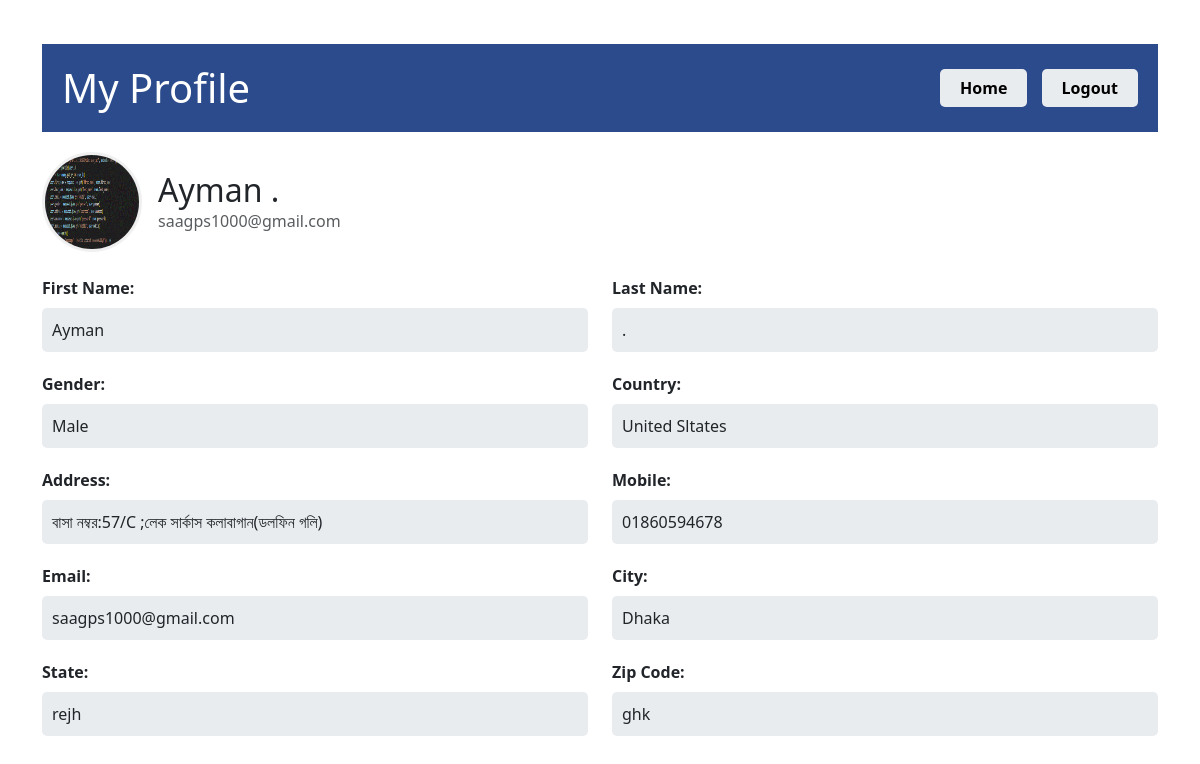
The page /profile/2 on the database its author committed.
### Final (2)/models.py (models this page shows, shortened)
class User(db.Model):
    id = db.Column(db.Integer, primary_key=True)
    email = db.Column(db.String(100), unique=True, nullable=False)
    password = db.Column(db.String(200), nullable=False)
    role = db.Column(db.String(20), default="user")  # "user" or "admin"
    first_name = db.Column(db.String(50))
    last_name = db.Column(db.String(50))
    mobile = db.Column(db.String(20))
    gender = db.Column(db.String(10))
    address = db.Column(db.Text)
    city = db.Column(db.String(50))
    state = db.Column(db.String(50))
    zip_code = db.Column(db.String(20))
    country = db.Column(db.String(50))
    latitude = db.Column(db.Float)
    longitude = db.Column(db.Float)
    profile_image = db.Column(db.String(255))
    is_online = db.Column(db.Boolean, default=False)
    last_seen = db.Column(db.DateTime, default=datetime.utcnow)
    created_at = db.Column(db.DateTime, default=datetime.utcnow)
    reviews = db.relationship('Review', backref='user', lazy=True, cascade="all, delete-orphan")
    installments = db.relationship('Installment', backref='user', lazy=True, cascade="all, delete-orphan")
    sent_messages = db.relationship('ChatMessage', foreign_keys='ChatMessage.sender_id', backref='sender', lazy=True)
    received_messages = db.relationship('ChatMessage', foreign_keys='ChatMessage.receiver_id', backref='receiver', lazy=True)
    donations_made = db.relationship('Donation', foreign_keys='Donation.donor_id', backref='donor', lazy=True)
    donations_received = db.relationship('Donation', foreign_keys='Donation.recipient_id', backref='recipient', lazy=True)
    listings = db.relationship('Listing', backref='owner', lazy=True, cascade="all, delete-orphan")
    cart_items = db.relationship('CartItem', backref='user', lazy=True, cascade="all, delete-orphan")
    wishlist_items = db.relationship('WishlistItem', backref='user', lazy=True, cascade="all, delete-orphan")
    trades_initiated = db.relationship('Trade', foreign_keys='Trade.initiator_id', backref='initiator', lazy=True)
    trades_received = db.relationship('Trade', foreign_keys='Trade.receiver_id', backref='receiver', lazy=True)
    notifications = db.relationship('Notification', backref='user', lazy=True, cascade="all, delete-orphan")
    reviews_given = db.relationship('UserReview', foreign_keys='UserReview.reviewer_id', backref='reviewer', lazy=True)
    reviews_received = db.relationship('UserReview', foreign_keys='UserReview.reviewed_id', backref='reviewed', lazy=True)

### Final (2)/app.py (the view)
@app.route("/profile/<int:user_id>")
def user_profile(user_id):
    user = User.query.get_or_404(user_id)
    reviews = UserReview.query.filter_by(reviewed_id=user_id).all()
    if reviews:
        avg_rating = sum(review.rating for review in reviews) / len(reviews)
    else:
        avg_rating = 0
    active_listings = Listing.query.filter_by(
        user_id=user_id,
        is_active=True
    ).order_by(Listing.created_at.desc()).limit(4).all()
    return render_template(
        "user_profile.html",
        user=user,
        reviews=reviews,
        avg_rating=avg_rating,
        active_listings=active_listings
    )

### Final (2)/templates/user_profile.html (shortened to what this page needs)
<!DOCTYPE html>
<html lang="en">
<head>
    <link rel="stylesheet" href="{{ url_for('static', filename='styles.css') }}">
    <link rel="stylesheet" href="https://cdn.jsdelivr.net/npm/bootstrap@5.3.0/dist/css/bootstrap.min.css">
    <link rel="stylesheet" href="https://cdn.jsdelivr.net/npm/bootstrap-icons@1.10.5/font/bootstrap-icons.css">
</head>
    <div class="container mt-4">
        <div class="profile-header d-flex justify-content-between align-items-center">
            <h1 class="mb-0">My Profile</h1>
            <div>
                <a href="/home" class="header-button">Home</a>
                <a href="/logout" class="header-button">Logout</a>
            </div>
        </div>
        <div class="profile-info">
            <div class="d-flex justify-content-between align-items-center mb-4">
                <div class="d-flex align-items-center">
                    <div class="profile-avatar me-3 d-flex justify-content-center align-items-center">
                        {% if user.profile_image %}
                            <img src="{{ url_for('static', filename='uploads/profiles/' + user.profile_image) }}" class="w-100 h-100 rounded-circle" alt="{{ user.first_name }} {{ user.last_name }}">
                        {% else %}
                            <span class="fs-1 text-secondary">{{ user.first_name[0] }}{{ user.last_name[0] }}</span>
                        {% endif %}
                    </div>
                    <div>
                        <h2 class="mb-0">{{ user.first_name }} {{ user.last_name }}</h2>
                        <p class="text-muted mb-0">{{ user.email }}</p>
                    </div>
                </div>
            </div>
            <div class="row info-row">
                <div class="col-md-6">
                    <label class="fw-bold mb-2">First Name:</label>
                    <div class="info-field">{{ user.first_name }}</div>
                </div>
                <div class="col-md-6">
                    <label class="fw-bold mb-2">Last Name:</label>
                    <div class="info-field">{{ user.last_name }}</div>
                </div>
            </div>
            <div class="row info-row">
                <div class="col-md-6">
                    <label class="fw-bold mb-2">Gender:</label>
                    <div class="info-field">{{ user.gender }}</div>
                </div>
                <div class="col-md-6">
                    <label class="fw-bold mb-2">Country:</label>
                    <div class="info-field">{{ user.country }}</div>
                </div>
            </div>
            <div class="row info-row">
                <div class="col-md-6">
                    <label class="fw-bold mb-2">Address:</label>
                    <div class="info-field">{{ user.address }}</div>
                </div>
                <div class="col-md-6">
                    <label class="fw-bold mb-2">Mobile:</label>
                    <div class="info-field">{{ user.mobile }}</div>
                </div>
            </div>
            <div class="row info-row">
                <div class="col-md-6">
                    <label class="fw-bold mb-2">Email:</label>
                    <div class="info-field">{{ user.email }}</div>
                </div>
                <div class="col-md-6">
                    <label class="fw-bold mb-2">City:</label>
                    <div class="info-field">{{ user.city }}</div>
                </div>
            </div>
            <div class="row info-row">
                <div class="col-md-6">
                    <label class="fw-bold mb-2">State:</label>
                    <div class="info-field">{{ user.state }}</div>
                </div>
                <div class="col-md-6">
                    <label class="fw-bold mb-2">Zip Code:</label>
                    <div class="info-field">{{ user.zip_code }}</div>
                </div>
            </div>
        </div>
    </div>

### Final (2)/static/styles.css (style rules this page uses)
.container { max-width: 500px; padding: 20px; margin-top: 50px; }

### Final (2)/templates/user_profile.html (style rules this page uses)
.profile-header { background-color: #2b4b8c ; color: white; padding: 20px; margin-bottom: 20px; }
.profile-avatar { width: 100px; height: 100px; border-radius: 50%; object-fit: cover; background-color: #e9ecef; border: 3px solid #f0f0f0; }
.profile-info { padding: 20 px; }
.info-row { margin-bottom: 20px; }
.info-field { background-color: #e9ecef; padding: 10px; border-radius: 5px; width: 100%; display: block; }
.header-button { background-color: #e9ecef; color: #000000; border: none; padding: 8px 20px; margin-left: 10px; border-radius: 5px; font-weight: bold; text-decoration: none; }

### rows shown on the page
User: profile_image (picture), first_name "Ayman", last_name ".", email "saagps1000@gmail.com", gender "Male", country "United Sltates", address "বাসা নম্বর:57/C ;লেক সার্কাস কলাবাগান(ডলফিন গলি)", mobile "01860594678", city "Dhaka", state "rejh", zip_code "ghk"
